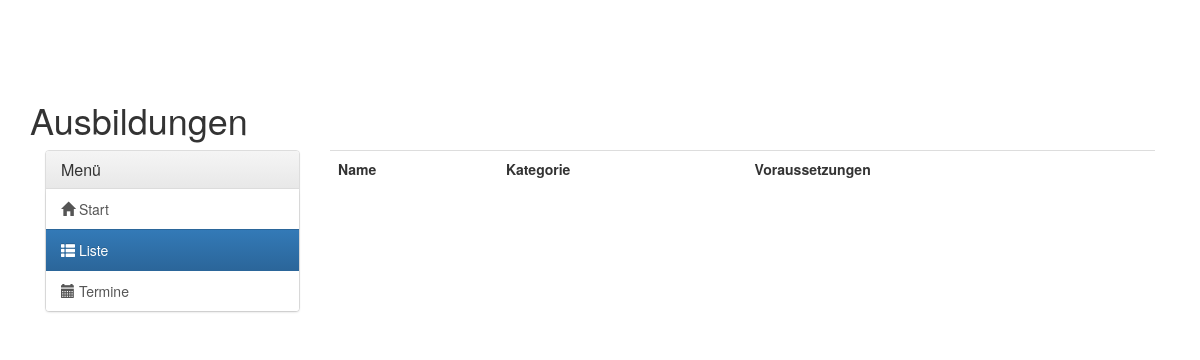
The app's page /ausbildung/liste/ (signed in), older data.
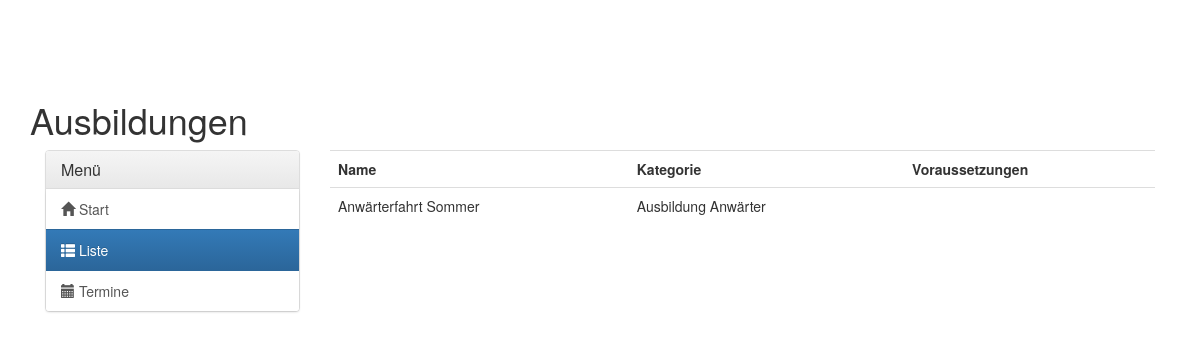
The same page, newer data.
### trainings/models.py (models this page shows, shortened)
class Training(models.Model):
    name = models.CharField(primary_key=True, max_length=50, verbose_name='Name')
    prerequisites = models.ManyToManyField("self", through='Prerequisites_for_training',
                                           through_fields=('post_training', 'pre_training'),
                                           verbose_name='Voraussetzungen',
                                           symmetrical=False,
                                           related_name='with_prerequisite')
    category = models.ForeignKey(TrainingCategory, on_delete=models.CASCADE, verbose_name='Kategorie', null=True)
    class Meta:
        verbose_name_plural = 'Ausbildungen'
        verbose_name = 'Ausbildung'

class TrainingCategory(models.Model):
    name = models.CharField(primary_key=True, max_length=50, verbose_name='Name')
    class Meta:
        verbose_name_plural = 'Ausbildungskategorien'
        verbose_name = 'Ausbildungskategorie'

### trainings/views.py (the view)
@login_required
def training_list(request):
    training_list = Training.objects.order_by('name')
    return render(request, 'trainings/training_list.html',
                  {'training_list': training_list, 'current_member': Member.objects.get(user=request.user),
                   'nav': 'list'})

### trainings/templates/trainings/training_list.html (shortened to what this page needs)
{% extends 'training_base.html' %}
{% block training_content %}
<div class="table-responsive">
    <table class="table">
        <tr>
            <th>Name</th>
            <th>Kategorie</th>
            <th>Voraussetzungen</th>
        </tr>
        {% for training in training_list %}
        <tr>
            <td>{{ training.name }}</td>
            <td>{{ training.category.name }}</td>
            <td>
            </td>
        </tr>
        {% endfor %}
    </table>
</div>
{% endblock %}

Row changes from the older to the newer data that the page shows:
added Training: name "Anwärterfahrt Sommer", category.name "Ausbildung Anwärter"
